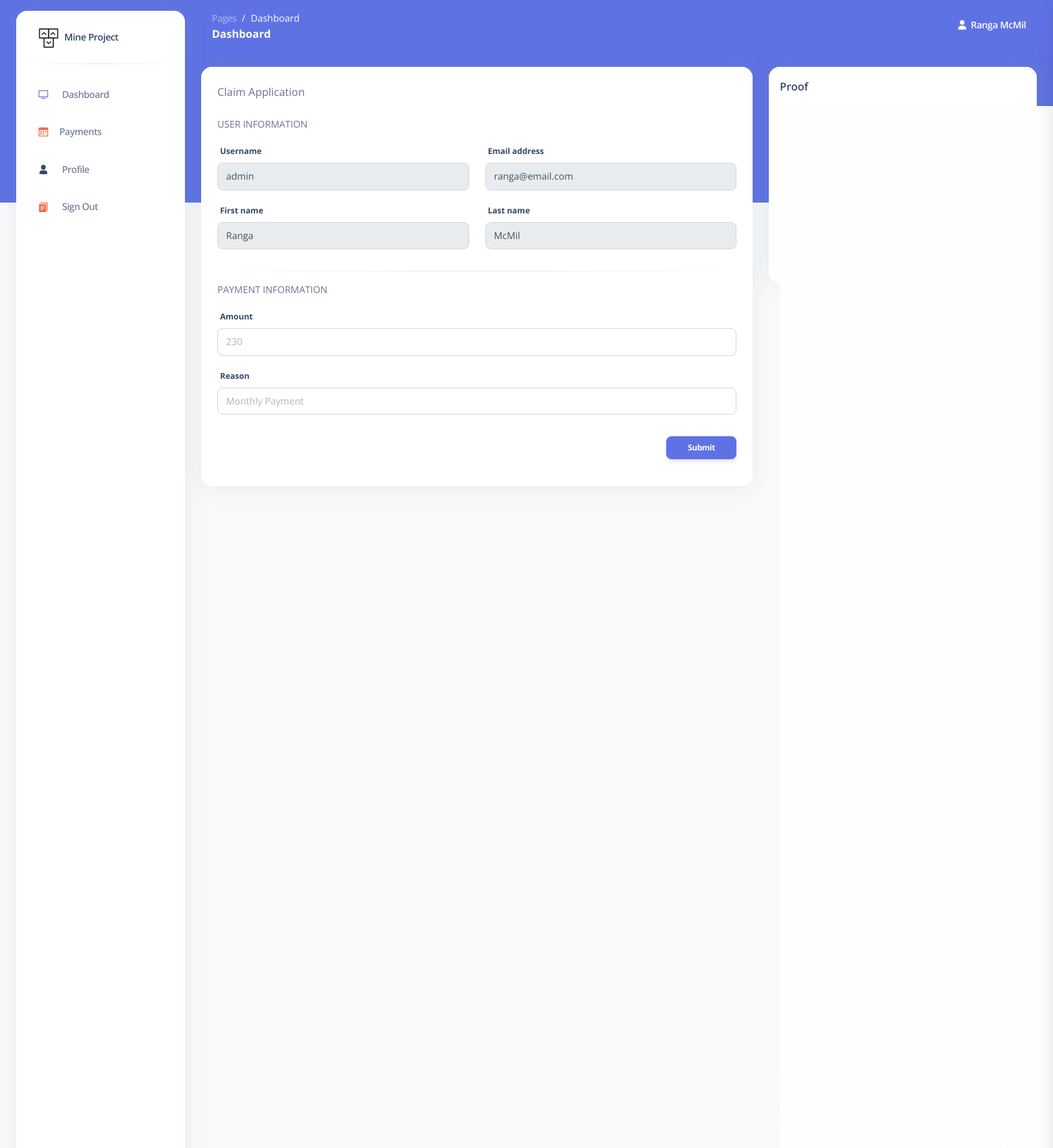
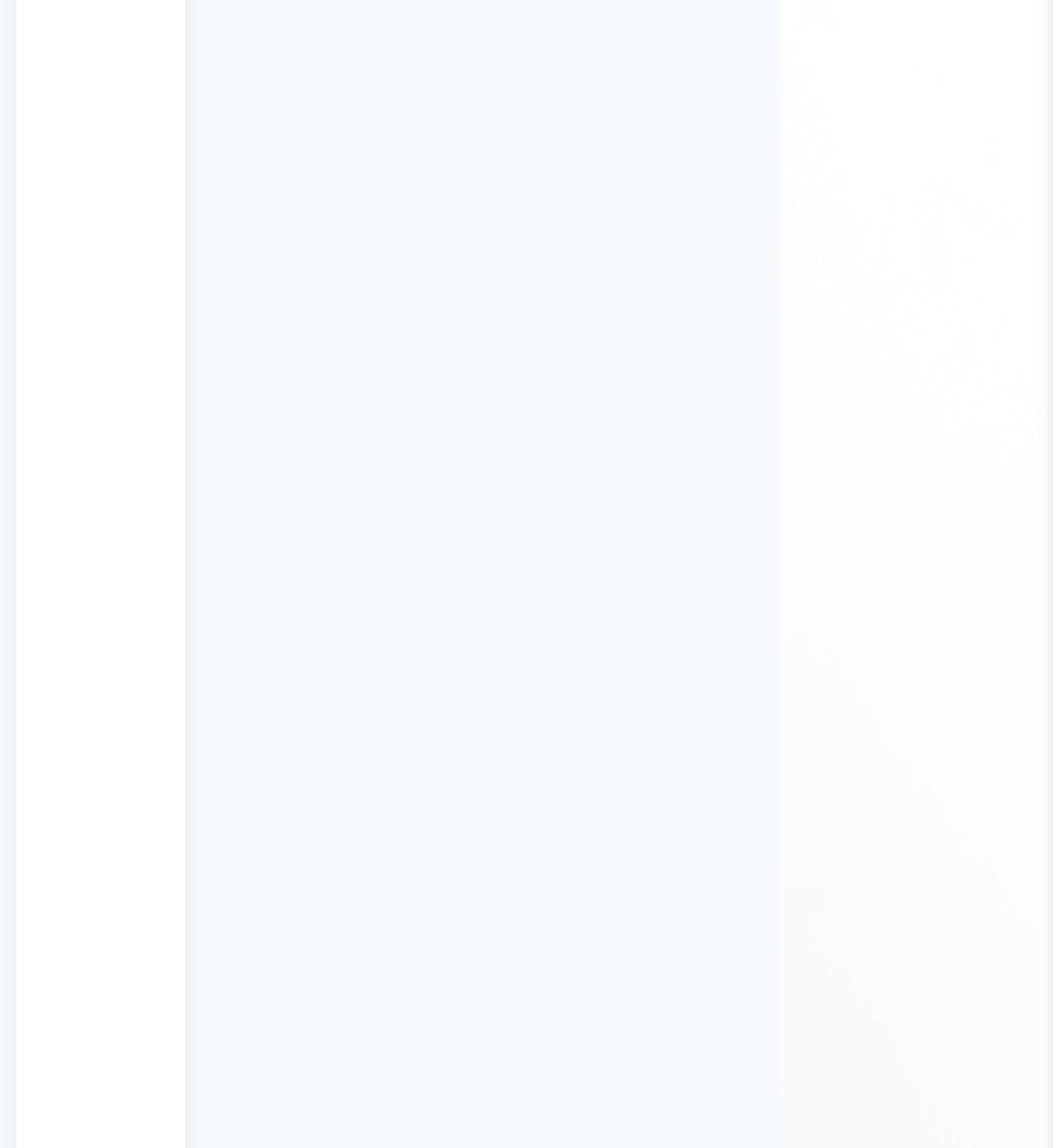
The page /add_payment/16 (signed in, upper part) on the database its author committed (2 pictures, top to bottom).
### accounts/models.py (models this page shows)
class User(AbstractUser):
    is_mine = models.BooleanField(default=False)
    is_administrator = models.BooleanField(default=False)
    balance = models.CharField(max_length=250)

### mine_mgt/models.py (models this page shows)
class Proof(models.Model):
    image = models.ImageField(upload_to='images', blank=True)
    uploaded_by = models.ForeignKey(User, related_name='proof_of_payment', on_delete=models.CASCADE)
    is_processeed = models.BooleanField(default=False)
    created = models.DateTimeField(default=timezone.now)
    class Meta:
        ordering = ('-created',)

### mine_mgt/views.py (the view)
# urls.py: path('add_payment/<int:id>', views.add_payment, name='add_payment'),
@login_required
def add_payment(request, id):
    proof = get_object_or_404(Proof, id=id)
    user = proof.uploaded_by
    if request.method == 'POST':
        form = PaymentForm(data=request.POST)
        if form.is_valid():
            new_payment = form.save(commit=False)
            new_payment.user = get_object_or_404(User, id=proof.uploaded_by.id)
            new_payment.proof = proof
            new_payment.is_processeed = True
            print('434343434343434333334343', new_payment)
            new_payment.save()
            proof.is_processeed = True
            proof.save()
            return redirect('mine_mgt:dashboard')
    else:
        form = PaymentForm()
    context = {
        'proof': proof,
        'form': form,
        'user': user
    }
    return render(request, 'mine_mgt/admin/add_payment.html', context)

### mine_mgt/forms.py
class PaymentForm(forms.ModelForm):
    amount = forms.CharField(widget=forms.TextInput(
        attrs={
            'class': 'form-control',
            'placeholder': '230',
        }
    ))
    reason = forms.CharField(widget=forms.TextInput(
        attrs={
            'class': 'form-control',
            'placeholder': 'Monthly Payment',
        }
    ))
    class Meta:
        model = Payment
        fields = ('amount', 'reason')

### mine_mgt/templates/mine_mgt/admin/add_payment.html (shortened to what this page needs)
{% extends "mine_mgt/base.html" %}
{% block content %}
<div class="container-fluid py-4">
  <div class="row">
    <div class="col-md-8">
      <div class="card">
        <div class="card-header pb-0">
          <div class="d-flex align-items-center">
            <p class="mb-0">Claim Application</p>
          </div>
        </div>
          <form action="" method="post">
                <div class="card-body">
                  <p class="text-uppercase text-sm">User Information</p>
                  <div class="row">
                    <div class="col-md-6">
                      <div class="form-group">
                        <label for="example-text-input" class="form-control-label">Username</label>
                        <input class="form-control" disabled type="text" value="{{ user.username }}">
                      </div>
                    </div>
                    <div class="col-md-6">
                      <div class="form-group">
                        <label for="example-text-input" class="form-control-label">Email address</label>
                        <input class="form-control" disabled type="email" value="{{ user.email }}">
                      </div>
                    </div>
                    <div class="col-md-6">
                      <div class="form-group">
                        <label for="example-text-input" class="form-control-label">First name</label>
                        <input class="form-control" disabled type="text" value="{{ user.first_name }}">
                      </div>
                    </div>
                    <div class="col-md-6">
                      <div class="form-group">
                        <label for="example-text-input" class="form-control-label">Last name</label>
                        <input class="form-control" disabled type="text" value="{{ user.last_name }}">
                      </div>
                    </div>
                  </div>
                  <hr class="horizontal dark">
                  <p class="text-uppercase text-sm">Payment Information</p>
                  <div class="row">
                    <div class="col-md-12">
                      <div class="form-group">
                        <label for="example-text-input" class="form-control-label">Amount</label>
                        {{ form.amount }}
                      </div>
                    </div>
                    <div class="col-md-12">
                      <div class="form-group">
                        <label for="example-text-input" class="form-control-label">Reason</label>
                        {{ form.reason }}
                      </div>
                    </div>
                      <div class="d-flex align-items-center pt-3">
                        <button type="submit" class="btn btn-primary btn-sm ms-auto">Submit</button>
                      </div>
                  </div>
                </div>
              </form>
      </div>
    </div>
    <div class="col-md-4">
      <div class="card" style="height: 320px;">
        <div class="card-header pb-0 p-3">
          <h6 class="mb-0">Proof</h6>
        </div>
        <div class="card-body p-3">
          <img src="{{ proof.image.url }}" alt="">
        </div>
      </div>
    </div>
  </div>
</div>
{% endblock %}

### mine_mgt/templates/mine_mgt/base.html (shortened to what this page needs)
<!DOCTYPE html>
{% load static %}
<html lang="en">
<head>
  <link rel="stylesheet" href="{% static 'assets/css/nucleo-icons.css' %}">
  <link rel="stylesheet" href="{% static 'assets/css/nucleo-svg.css' %}">
  <link rel="stylesheet" href="{% static 'assets/css/nucleo-svg.css' %}">
  <link rel="stylesheet" href="{% static 'assets/css/argon-dashboard.css' %}">
</head>
<body class="g-sidenav-show   bg-gray-100">
  <aside class="sidenav bg-white navbar navbar-vertical navbar-expand-xs border-0 border-radius-xl my-3 fixed-start ms-4 " id="sidenav-main">
    <div class="sidenav-header">
      <a class="navbar-brand m-0" href="{% url 'mine_mgt:dashboard' %}" target="_blank">
        <img src="./assets/img/logo-ct-dark.png" class="navbar-brand-img h-100" alt="main_logo">
        <span class="ms-1 font-weight-bold">Mine Project</span>
      </a>
    </div>
    <hr class="horizontal dark mt-0">
    <div class="collapse navbar-collapse  w-auto " id="sidenav-collapse-main">
      <ul class="navbar-nav">
        <li class="nav-item">
          <a class="nav-link" href="{% url 'mine_mgt:dashboard' %}">
            <div class="icon icon-shape icon-sm border-radius-md text-center me-2 d-flex align-items-center justify-content-center">
              <i class="ni ni-tv-2 text-primary text-sm opacity-10"></i>
            </div>
            <span class="nav-link-text ms-1">Dashboard</span>
          </a>
        </li>
        <li class="nav-item">
          <a class="nav-link " href="{% url 'mine_mgt:payments' %}">
            <div class="icon icon-shape icon-sm border-radius-md text-center me-2 d-flex align-items-center justify-content-center">
              <i class="ni ni-calendar-grid-58 text-warning text-sm opacity-10"></i>
            </div>
            <span>Payments</span>
          </a>
        </li>
        <li class="nav-item">
          <a class="nav-link " href="{% url 'mine_mgt:dashboard' %}">
            <div class="icon icon-shape icon-sm border-radius-md text-center me-2 d-flex align-items-center justify-content-center">
              <i class="ni ni-single-02 text-dark text-sm opacity-10"></i>
            </div>
            <span class="nav-link-text ms-1">Profile</span>
          </a>
        </li>
        {% if request.user.is_authenticated %}
              <li class="nav-item">
                <a class="nav-link " href="{% url 'logout' %}">
                  <div class="icon icon-shape icon-sm border-radius-md text-center me-2 d-flex align-items-center justify-content-center">
                    <i class="ni ni-single-copy-04 text-warning text-sm opacity-10"></i>
                  </div>
                  <span class="nav-link-text ms-1">Sign Out</span>
                </a>
              </li>
            {% endif %}
      </ul>
    </div>
  </aside>
  <main class="main-content position-relative border-radius-lg ">
    <nav class="navbar navbar-main navbar-expand-lg px-0 mx-4 shadow-none border-radius-xl " id="navbarBlur" data-scroll="false">
      <div class="container-fluid py-1 px-3">
        <nav aria-label="breadcrumb">
          <ol class="breadcrumb bg-transparent mb-0 pb-0 pt-1 px-0 me-sm-6 me-5">
            <li class="breadcrumb-item text-sm"><a class="opacity-5 text-white" href="javascript:;">Pages</a></li>
            <li class="breadcrumb-item text-sm text-white active" aria-current="page">Dashboard</li>
          </ol>
          <h6 class="font-weight-bolder text-white mb-0">Dashboard</h6>
        </nav>
        <div class="collapse navbar-collapse mt-sm-0 mt-2 me-md-0 me-sm-4" id="navbar">
          <ul class="navbar-nav  justify-content-end">
            {% if request.user.is_authenticated %}
                <li class="nav-item d-flex align-items-center">
                  <a href="" class="nav-link text-white font-weight-bold px-0">
                    <i class="fa fa-user me-sm-1"></i>
                    <span class="d-sm-inline d-none">{{ user.get_full_name }}</span>
                  </a>
                </li>
            {% endif %}
          </ul>
        </div>
      </div>
    </nav>
      {% block content %}
      {% endblock %}
      </main>
  <link rel="stylesheet" href="{% static 'assets/css/nucleo-icons.css' %}">
</body>
</html>

### static/assets/css/nucleo-svg.css (style rules this page uses)
.icon { display: inline-block; color: #111111; height: 1em; width: 1em; }
.icon-sm { height: 0.8em; width: 0.8em; }
.icon { fill: currentColor; stroke: none; }

### rows shown on the page
User: get_full_name "Ranga McMil", username "admin", email "ranga@email.com", first_name "Ranga", last_name "McMil"
Proof: image (picture)
